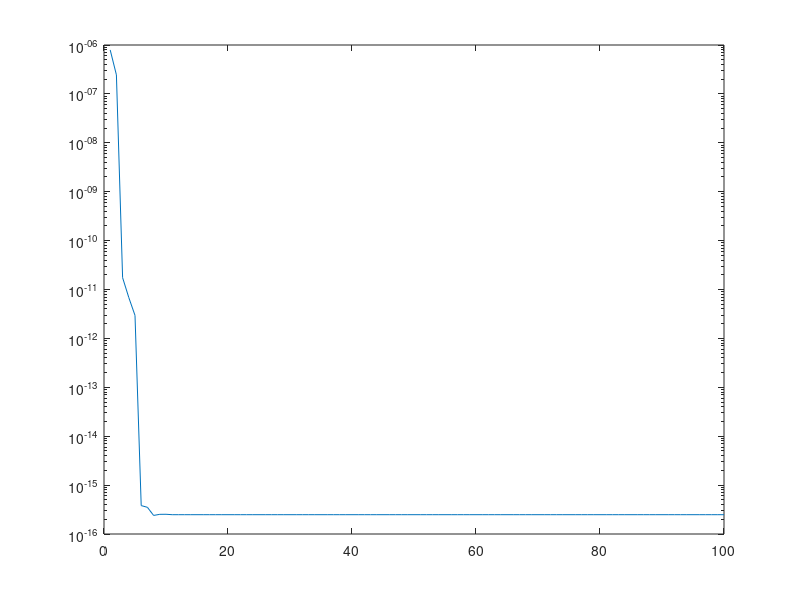

Recreate this plot in MATLAB.
m = 100;
A = ones(m,m);

box1_x = rand(1,m);
box1_y = rand(1,m);
box2_x = box1_x + 100;
box2_y = box1_y;

for i=1:m
    for j=1:m
        A(i,j) = 1/sqrt((box1_x(i)-box2_x(j))^2 + (box1_y(i)-box2_y(j))^2);
    end
end

x = rand(m,1);
[U,S,V] = svd(A);
b = A * x;

Vt = V';

N = 100;
A_error_vec = zeros(1,N);
b_error_vec = zeros(1,N);
for n=1:N
    U1 = U(:,1:n);
    S1 = S(1:n,1:n);
    V1t = Vt(1:n,:);

    A_app = U1 * S1 * V1t;
    b_app = A_app * x;
    
    b_error_vec(n) = norm(b_app-b)/norm(b);
    A_error_vec(n) = norm(A_app-A)/norm(A);
end
close all
semilogy([1:N], b_error_vec)

